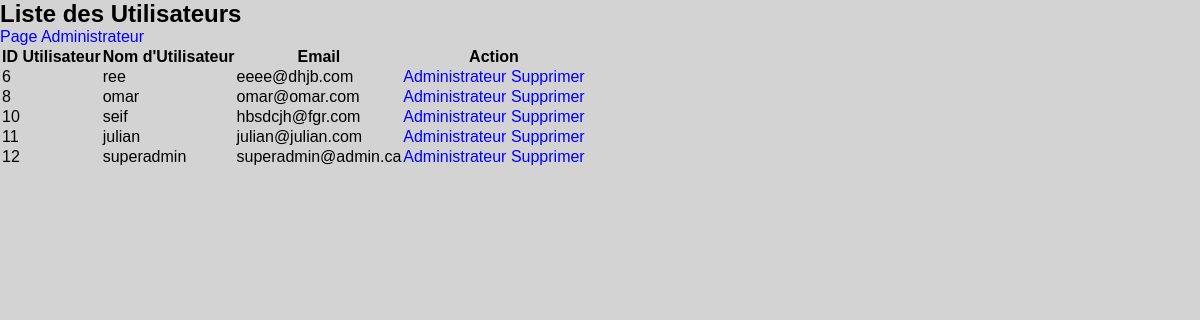
The app's page /Administrateur/manage_users.php (signed in) with its own data.
### tables this page shows
CREATE TABLE `user` (
  `id` bigint(20) NOT NULL,
  `user_name` varchar(50) NOT NULL,
  `email` varchar(50) NOT NULL,
  `pwd` varchar(255) NOT NULL,
  `fname` varchar(50) NOT NULL,
  `lname` varchar(50) NOT NULL,
  `billing_address_id` bigint(20) NOT NULL,
  `shipping_address_id` bigint(20) NOT NULL,
  `token` varchar(255) NOT NULL,
  `role_id` bigint(20) NOT NULL
);

### Administrateur/manage_users.php (the view, shortened to what this page needs)
<!DOCTYPE html>
<html lang="fr">
<head>
    <link rel="stylesheet" href="../style/style.css">
</head>
<body>
    <h2>Liste des Utilisateurs</h2>
    <a href="PageAdmin.php">Page Administrateur</a>
    <?php
    require_once('../Db/database.php');
    $sql = "SELECT `id`, `user_name`, `email` FROM `user`";
    $result = mysqli_query($conn, $sql);
    if ($result): ?>
        <table >
            <tr>
                <th>ID Utilisateur</th>
                <th>Nom d'Utilisateur</th>
                <th>Email</th>
                <th>Action</th>
            </tr>
            <?php while ($row = mysqli_fetch_assoc($result)): ?>
                <tr>
                    <td><?= $row['id'] ?></td>
                    <td><?= $row['user_name'] ?></td>
                    <td><?= $row['email'] ?></td>
                    <td>
                        <a href='MiseANiveauUtilisateur.php?user_id=<?= $row['id'] ?>'>Administrateur</a>
                        <a href='SupprimerUtilisateur.php?user_id=<?= $row['id'] ?>'>Supprimer</a>
                    </td>
                </tr>
            <?php endwhile; ?>
        </table>
        <?php mysqli_free_result($result);
    else:
        echo "Erreur : " . mysqli_error($conn);
    endif;
    ?>
</body>
</html>

### style/style.css (style rules this page uses)
* { margin: 0; padding: 0; box-sizing: border-box; }
body { background-color: #d3d3d3; color: #000; font-family: Arial, sans-serif; }
a { color: #00f; text-decoration: none; }
label, h1, h2, h3, h4 { color: inherit; }

### records on screen
user: id "6", user_name "ree", email "eeee@dhjb.com"
user: id "8", user_name "omar", email "omar@omar.com"
user: id "10", user_name "seif", email "hbsdcjh@fgr.com"
user: id "11", user_name "julian", email "julian@julian.com"
user: id "12", user_name "superadmin", email "superadmin@admin.ca"
